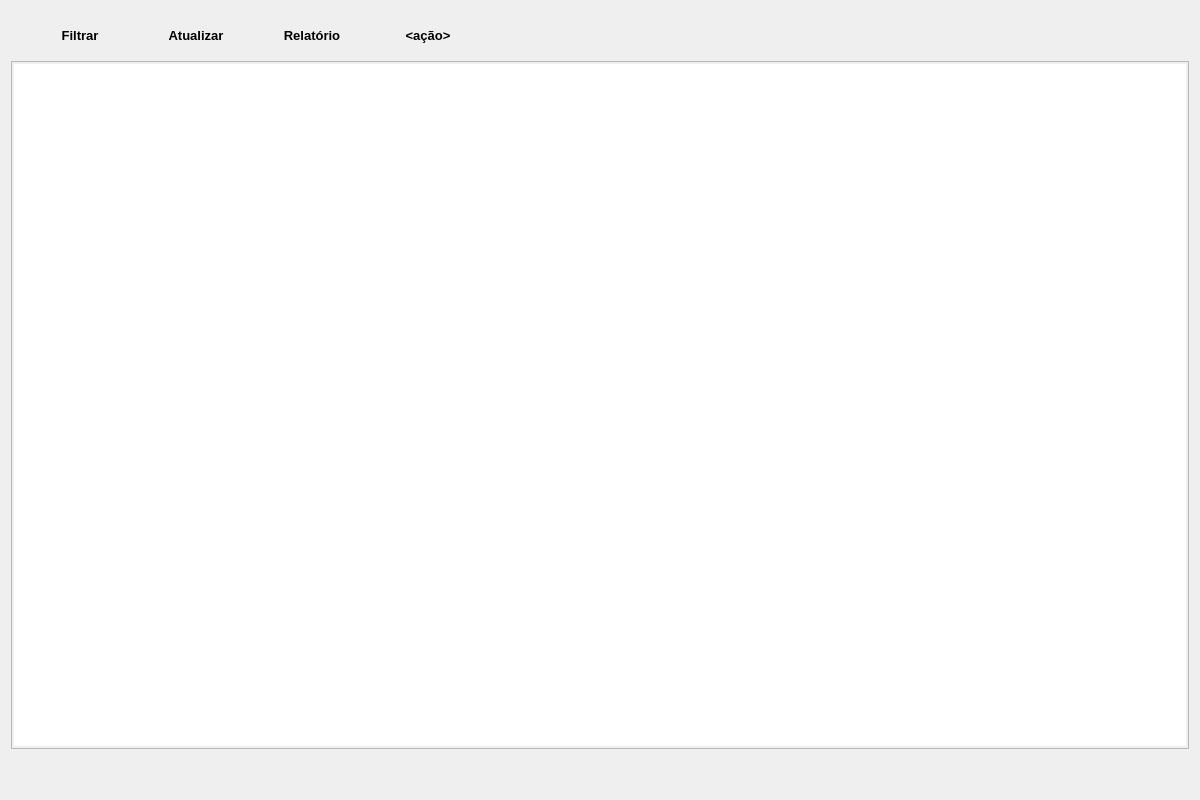
<?xml version="1.0" encoding="UTF-8"?>
<ui version="4.0">
 <class>ListaPadrao</class>
 <widget class="QWidget" name="ListaPadrao">
  <property name="geometry">
   <rect>
    <x>0</x>
    <y>0</y>
    <width>1200</width>
    <height>800</height>
   </rect>
  </property>
  <property name="minimumSize">
   <size>
    <width>1200</width>
    <height>800</height>
   </size>
  </property>
  <property name="windowTitle">
   <string>Form</string>
  </property>
  <layout class="QGridLayout" name="gridLayout">
   <item row="0" column="0">
    <layout class="QVBoxLayout" name="verticalLayout">
     <property name="spacing">
      <number>0</number>
     </property>
     <item>
      <widget class="QWidget" name="frame_menu" native="true">
       <property name="sizePolicy">
        <sizepolicy hsizetype="Preferred" vsizetype="Fixed">
         <horstretch>0</horstretch>
         <verstretch>0</verstretch>
        </sizepolicy>
       </property>
       <property name="minimumSize">
        <size>
         <width>0</width>
         <height>0</height>
        </size>
       </property>
       <property name="maximumSize">
        <size>
         <width>16777215</width>
         <height>50</height>
        </size>
       </property>
       <layout class="QHBoxLayout" name="horizontalLayout_4">
        <property name="spacing">
         <number>0</number>
        </property>
        <property name="leftMargin">
         <number>0</number>
        </property>
        <property name="topMargin">
         <number>0</number>
        </property>
        <property name="rightMargin">
         <number>0</number>
        </property>
        <property name="bottomMargin">
         <number>0</number>
        </property>
        <item>
         <widget class="QFrame" name="frame">
          <property name="sizePolicy">
           <sizepolicy hsizetype="Fixed" vsizetype="Preferred">
            <horstretch>0</horstretch>
            <verstretch>0</verstretch>
           </sizepolicy>
          </property>
          <property name="minimumSize">
           <size>
            <width>300</width>
            <height>40</height>
           </size>
          </property>
          <property name="font">
           <font>
            <pointsize>10</pointsize>
            <weight>75</weight>
            <bold>true</bold>
           </font>
          </property>
          <layout class="QHBoxLayout" name="horizontalLayout_3">
           <item>
            <widget class="QPushButton" name="pushButton_filtro">
             <property name="enabled">
              <bool>true</bool>
             </property>
             <property name="sizePolicy">
              <sizepolicy hsizetype="Minimum" vsizetype="Fixed">
               <horstretch>0</horstretch>
               <verstretch>0</verstretch>
              </sizepolicy>
             </property>
             <property name="minimumSize">
              <size>
               <width>120</width>
               <height>0</height>
              </size>
             </property>
             <property name="maximumSize">
              <size>
               <width>140</width>
               <height>16777215</height>
              </size>
             </property>
             <property name="font">
              <font>
               <pointsize>10</pointsize>
               <weight>75</weight>
               <bold>true</bold>
              </font>
             </property>
             <property name="layoutDirection">
              <enum>Qt::LeftToRight</enum>
             </property>
             <property name="text">
              <string>Filtrar</string>
             </property>
             <property name="iconSize">
              <size>
               <width>20</width>
               <height>20</height>
              </size>
             </property>
             <property name="shortcut">
              <string>Ctrl+P</string>
             </property>
             <property name="checkable">
              <bool>false</bool>
             </property>
             <property name="default">
              <bool>false</bool>
             </property>
             <property name="flat">
              <bool>true</bool>
             </property>
            </widget>
           </item>
           <item>
            <widget class="QPushButton" name="pushButton_atualizar">
             <property name="minimumSize">
              <size>
               <width>120</width>
               <height>0</height>
              </size>
             </property>
             <property name="maximumSize">
              <size>
               <width>140</width>
               <height>16777215</height>
              </size>
             </property>
             <property name="font">
              <font>
               <pointsize>10</pointsize>
               <weight>75</weight>
               <bold>true</bold>
              </font>
             </property>
             <property name="layoutDirection">
              <enum>Qt::LeftToRight</enum>
             </property>
             <property name="text">
              <string>Atualizar</string>
             </property>
             <property name="iconSize">
              <size>
               <width>20</width>
               <height>20</height>
              </size>
             </property>
             <property name="shortcut">
              <string>Ctrl+P</string>
             </property>
             <property name="checkable">
              <bool>false</bool>
             </property>
             <property name="default">
              <bool>false</bool>
             </property>
             <property name="flat">
              <bool>true</bool>
             </property>
            </widget>
           </item>
           <item>
            <widget class="QPushButton" name="pushButton_relatorio">
             <property name="minimumSize">
              <size>
               <width>120</width>
               <height>0</height>
              </size>
             </property>
             <property name="maximumSize">
              <size>
               <width>16777215</width>
               <height>16777215</height>
              </size>
             </property>
             <property name="font">
              <font>
               <weight>75</weight>
               <bold>true</bold>
              </font>
             </property>
             <property name="toolTip">
              <string>Realizar impressão em formato de relatório.</string>
             </property>
             <property name="toolTipDuration">
              <number>10000</number>
             </property>
             <property name="text">
              <string>Relatório</string>
             </property>
             <property name="iconSize">
              <size>
               <width>20</width>
               <height>20</height>
              </size>
             </property>
             <property name="shortcut">
              <string>Ctrl+Shift+P</string>
             </property>
             <property name="flat">
              <bool>true</bool>
             </property>
            </widget>
           </item>
           <item>
            <widget class="QPushButton" name="pushButton_acao">
             <property name="sizePolicy">
              <sizepolicy hsizetype="Expanding" vsizetype="Fixed">
               <horstretch>0</horstretch>
               <verstretch>0</verstretch>
              </sizepolicy>
             </property>
             <property name="minimumSize">
              <size>
               <width>120</width>
               <height>0</height>
              </size>
             </property>
             <property name="font">
              <font>
               <weight>75</weight>
               <bold>true</bold>
              </font>
             </property>
             <property name="text">
              <string>&lt;ação&gt;</string>
             </property>
             <property name="flat">
              <bool>true</bool>
             </property>
            </widget>
           </item>
          </layout>
         </widget>
        </item>
        <item>
         <widget class="QStackedWidget" name="stackedWidget_filtros">
          <property name="currentIndex">
           <number>1</number>
          </property>
          <widget class="QWidget" name="stackedWidget_filtrosPage1">
           <layout class="QGridLayout" name="gridLayout_2">
            <property name="leftMargin">
             <number>5</number>
            </property>
            <item row="0" column="1">
             <widget class="QCheckBox" name="checkBox_data">
              <property name="enabled">
               <bool>true</bool>
              </property>
              <property name="text">
               <string/>
              </property>
             </widget>
            </item>
            <item row="0" column="2">
             <widget class="QWidget" name="horizontalWidget_data" native="true">
              <property name="enabled">
               <bool>false</bool>
              </property>
              <layout class="QHBoxLayout" name="horizontalLayout_data">
               <property name="spacing">
                <number>5</number>
               </property>
               <item>
                <widget class="QLabel" name="label">
                 <property name="sizePolicy">
                  <sizepolicy hsizetype="Fixed" vsizetype="Preferred">
                   <horstretch>0</horstretch>
                   <verstretch>0</verstretch>
                  </sizepolicy>
                 </property>
                 <property name="text">
                  <string>Data</string>
                 </property>
                </widget>
               </item>
               <item>
                <widget class="QDateEdit" name="dateEdit">
                 <property name="sizePolicy">
                  <sizepolicy hsizetype="Fixed" vsizetype="Fixed">
                   <horstretch>0</horstretch>
                   <verstretch>0</verstretch>
                  </sizepolicy>
                 </property>
                </widget>
               </item>
               <item>
                <widget class="QLabel" name="label_2">
                 <property name="sizePolicy">
                  <sizepolicy hsizetype="Fixed" vsizetype="Preferred">
                   <horstretch>0</horstretch>
                   <verstretch>0</verstretch>
                  </sizepolicy>
                 </property>
                 <property name="text">
                  <string>até</string>
                 </property>
                </widget>
               </item>
               <item>
                <widget class="QDateEdit" name="dateEdit_2">
                 <property name="sizePolicy">
                  <sizepolicy hsizetype="Fixed" vsizetype="Fixed">
                   <horstretch>0</horstretch>
                   <verstretch>0</verstretch>
                  </sizepolicy>
                 </property>
                </widget>
               </item>
              </layout>
             </widget>
            </item>
            <item row="0" column="3">
             <widget class="QCheckBox" name="checkBox_filtro">
              <property name="sizePolicy">
               <sizepolicy hsizetype="Fixed" vsizetype="Fixed">
                <horstretch>0</horstretch>
                <verstretch>0</verstretch>
               </sizepolicy>
              </property>
              <property name="text">
               <string>Apenas X</string>
              </property>
             </widget>
            </item>
            <item row="0" column="4">
             <spacer name="horizontalSpacer">
              <property name="orientation">
               <enum>Qt::Horizontal</enum>
              </property>
              <property name="sizeHint" stdset="0">
               <size>
                <width>40</width>
                <height>20</height>
               </size>
              </property>
             </spacer>
            </item>
           </layout>
          </widget>
          <widget class="QWidget" name="page">
           <layout class="QHBoxLayout" name="horizontalLayout_5">
            <item>
             <spacer name="horizontalSpacer_2">
              <property name="orientation">
               <enum>Qt::Horizontal</enum>
              </property>
              <property name="sizeType">
               <enum>QSizePolicy::Maximum</enum>
              </property>
              <property name="sizeHint" stdset="0">
               <size>
                <width>723</width>
                <height>20</height>
               </size>
              </property>
             </spacer>
            </item>
           </layout>
          </widget>
         </widget>
        </item>
       </layout>
      </widget>
     </item>
     <item>
      <widget class="QFrame" name="frame_contents">
       <property name="sizePolicy">
        <sizepolicy hsizetype="Preferred" vsizetype="Expanding">
         <horstretch>0</horstretch>
         <verstretch>0</verstretch>
        </sizepolicy>
       </property>
       <property name="frameShape">
        <enum>QFrame::NoFrame</enum>
       </property>
       <property name="frameShadow">
        <enum>QFrame::Plain</enum>
       </property>
       <layout class="QHBoxLayout" name="horizontalLayout">
        <property name="spacing">
         <number>0</number>
        </property>
        <property name="leftMargin">
         <number>0</number>
        </property>
        <property name="topMargin">
         <number>0</number>
        </property>
        <property name="rightMargin">
         <number>0</number>
        </property>
        <property name="bottomMargin">
         <number>0</number>
        </property>
        <item>
         <widget class="QFrame" name="frame">
          <property name="font">
           <font>
            <pointsize>10</pointsize>
            <weight>75</weight>
            <bold>true</bold>
           </font>
          </property>
          <property name="frameShape">
           <enum>QFrame::StyledPanel</enum>
          </property>
          <layout class="QHBoxLayout" name="horizontalLayout_2">
           <property name="leftMargin">
            <number>2</number>
           </property>
           <property name="topMargin">
            <number>2</number>
           </property>
           <property name="rightMargin">
            <number>2</number>
           </property>
           <property name="bottomMargin">
            <number>2</number>
           </property>
           <item>
            <widget class="QTableWidget" name="tableWidget_tabela">
             <property name="font">
              <font>
               <pointsize>10</pointsize>
               <weight>50</weight>
               <bold>false</bold>
              </font>
             </property>
             <property name="frameShape">
              <enum>QFrame::NoFrame</enum>
             </property>
             <property name="frameShadow">
              <enum>QFrame::Plain</enum>
             </property>
             <property name="editTriggers">
              <set>QAbstractItemView::NoEditTriggers</set>
             </property>
             <property name="alternatingRowColors">
              <bool>true</bool>
             </property>
             <property name="selectionBehavior">
              <enum>QAbstractItemView::SelectRows</enum>
             </property>
             <property name="sortingEnabled">
              <bool>true</bool>
             </property>
             <attribute name="horizontalHeaderMinimumSectionSize">
              <number>40</number>
             </attribute>
             <attribute name="horizontalHeaderShowSortIndicator" stdset="0">
              <bool>true</bool>
             </attribute>
             <attribute name="horizontalHeaderStretchLastSection">
              <bool>true</bool>
             </attribute>
             <attribute name="verticalHeaderVisible">
              <bool>false</bool>
             </attribute>
             <attribute name="verticalHeaderHighlightSections">
              <bool>false</bool>
             </attribute>
            </widget>
           </item>
          </layout>
         </widget>
        </item>
       </layout>
      </widget>
     </item>
     <item>
      <widget class="QFrame" name="frame_buttons">
       <property name="sizePolicy">
        <sizepolicy hsizetype="Preferred" vsizetype="Fixed">
         <horstretch>0</horstretch>
         <verstretch>0</verstretch>
        </sizepolicy>
       </property>
       <property name="minimumSize">
        <size>
         <width>0</width>
         <height>40</height>
        </size>
       </property>
       <property name="maximumSize">
        <size>
         <width>16777215</width>
         <height>60</height>
        </size>
       </property>
       <property name="frameShape">
        <enum>QFrame::NoFrame</enum>
       </property>
       <property name="frameShadow">
        <enum>QFrame::Plain</enum>
       </property>
       <layout class="QHBoxLayout" name="horizontalLayout_8">
        <item>
         <spacer name="horizontalSpacer_3">
          <property name="orientation">
           <enum>Qt::Horizontal</enum>
          </property>
          <property name="sizeHint" stdset="0">
           <size>
            <width>40</width>
            <height>20</height>
           </size>
          </property>
         </spacer>
        </item>
       </layout>
      </widget>
     </item>
    </layout>
   </item>
  </layout>
 </widget>
 <resources/>
 <connections/>
</ui>
